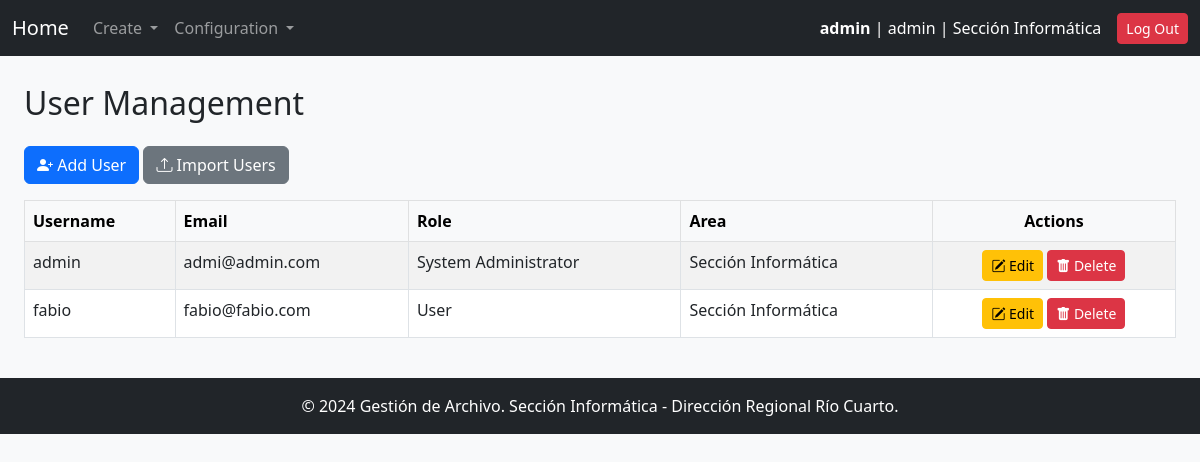
The app's page /users/ (signed in), older data.
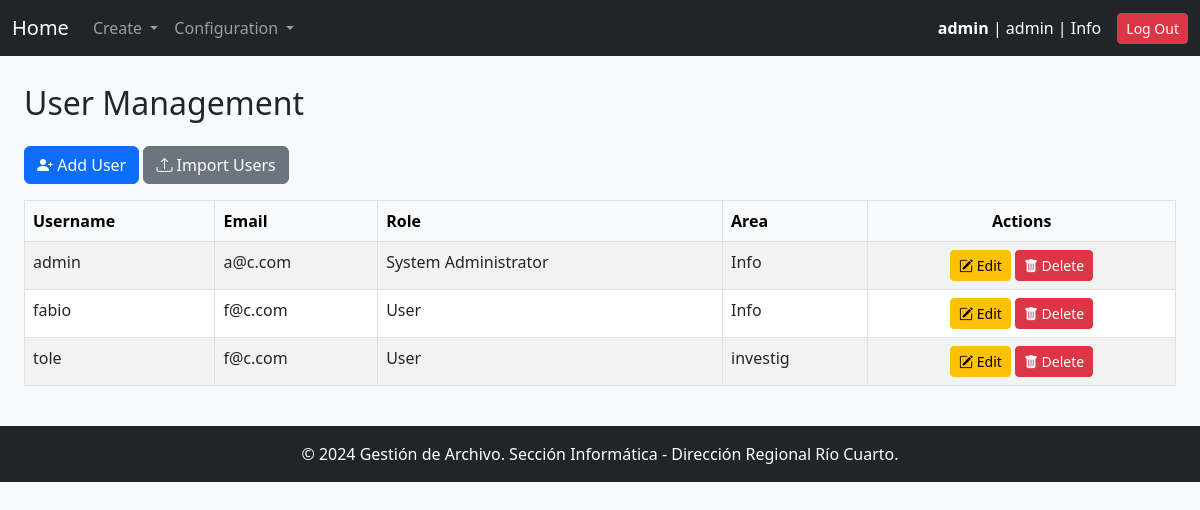
The same page, newer data.
### gestion_archivo_app/models.py (models this page shows, shortened)
class User(AbstractUser):
    ROLE_CHOICES = [
        ('user', 'User'),
        ('manager', 'Manager'),
        ('archive_responsible', 'Archive Responsible'),
        ('admin', 'System Administrator')
    ]
    role = models.CharField(max_length=20, choices=ROLE_CHOICES)
    area = models.ForeignKey('Area', on_delete=models.SET_NULL, null=True, blank=True)

class Area(models.Model):
    code = models.CharField(max_length=30, unique=True, verbose_name="Area Code")
    name = models.CharField(max_length=100, unique=True, verbose_name="Area Name")
    description = models.TextField(blank=True, null=True, verbose_name="Description")

### gestion_archivo_app/views.py (the view)
# urls.py: path("users/", user_list, name="user_list"),
@user_passes_test(is_admin)
def user_list(request):
    users = User.objects.all()
    return render(request, "user_list.html", {"users": users})

### gestion_archivo_app/context_processors.py (called while the page is built)
def system_config(request):
    try:
        pagination_limit = SystemConfigKeyValues.objects.get(key="pagination_limit").value
    except SystemConfigKeyValues.DoesNotExist:
        pagination_limit = 10  # default value
    return {"pagination_limit": pagination_limit}

### gestion_archivo_app/views.py (called while the page is built)
def is_admin(user):
    return user.role == 'admin'

### gestion_archivo_app/templates/user_list.html
{% extends "base.html" %}
{% block content %}
<div class="container-fluid mt-4">
    <h2 class="mb-4">User Management</h2>
    <div class="mb-3">
        <a href="{% url 'user_create' %}" class="btn btn-primary">
            <i class="bi bi-person-plus-fill"></i> Add User
        </a>
        <a href="{% url 'user_import' %}" class="btn btn-secondary">
            <i class="bi bi-upload"></i> Import Users
        </a>
    </div>
    <div class="table-responsive">
        <table class="table table-bordered table-striped">
            <thead class="table-light">
                <tr>
                    <th>Username</th>
                    <th>Email</th>
                    <th>Role</th>
                    <th>Area</th>
                    <th class="text-center">Actions</th>
                </tr>
            </thead>
            <tbody>
                {% for user in users %}
                    <tr>
                        <td>{{ user.username }}</td>
                        <td>{{ user.email }}</td>
                        <td>{{ user.get_role_display }}</td>
                        <td>
                            {% if user.area %}
                                {{ user.area.name }}
                            {% else %}
                                No Area
                            {% endif %}
                        </td>
                        <td class="text-center">
                            <a href="{% url 'user_update' user.id %}" class="btn btn-sm btn-warning">
                                <i class="bi bi-pencil-square"></i> Edit
                            </a>
                            <a href="{% url 'user_delete' user.id %}" class="btn btn-sm btn-danger">
                                <i class="bi bi-trash-fill"></i> Delete
                            </a>
                        </td>
                    </tr>
                {% empty %}
                    <tr>
                        <td colspan="5" class="text-center">No users available.</td>
                    </tr>
                {% endfor %}
            </tbody>
        </table>
    </div>
</div>
{% endblock %}

### gestion_archivo_app/templates/base.html (shortened to what this page needs)
<!DOCTYPE html>
<html lang="en">
<head>
    {% load static %}
    <link href="https://cdn.jsdelivr.net/npm/bootstrap@5.3.0/dist/css/bootstrap.min.css" rel="stylesheet">
    <link href="https://cdn.jsdelivr.net/npm/bootstrap-icons/font/bootstrap-icons.css" rel="stylesheet">
</head>
<body class="bg-light" a>
    <nav class="navbar navbar-expand-lg navbar-dark bg-dark">
        <div class="container-fluid">
            <a class="navbar-brand" href="{% url 'main' %}">Home</a>
            <div class="collapse navbar-collapse" id="navbarNav">
                <ul class="navbar-nav me-auto">
                    <li class="nav-item dropdown">
                        <a class="nav-link dropdown-toggle" href="#" id="createDropdown" role="button" data-bs-toggle="dropdown" aria-expanded="false">
                            Create
                        </a>
                    </li>
                {% if user.is_authenticated and user.role == 'admin' %}
                    <li class="nav-item dropdown">
                    <a class="nav-link dropdown-toggle" href="#" id="createDropdown" role="button" data-bs-toggle="dropdown" aria-expanded="false">
                       Configuration
                    </a>
                    </li>
                 {% endif %}
                </ul>
            </div>
                <div class="d-flex align-items-center">
                    {% if user.is_authenticated %}
                        <span class="text-white me-3">
                            <strong>{{ user.username }}</strong> | {{ user.role }} | {{ user.area.name }}
                        </span>
                        <a href="{% url 'logout' %}" class="btn btn-danger btn-sm">Log Out</a>
                    {% else %}
                        <a href="{% url 'login' %}" class="btn btn-success btn-sm">Log In</a>
                    {% endif %}
                </div>
            </div>
    </nav>
    <div class="container-fluid py-4" style='margin-top:-20px' >
        {% block content %}{% endblock %}
    </div>
    <footer class="bg-dark text-white text-center py-3 mt-auto">
        <p class="mb-0">&copy; 2024 Gestión de Archivo. Sección Informática - Dirección Regional Río Cuarto.</p>
    </footer>
</body>
</html>

Row changes from the older to the newer data that the page shows:
changed User "admin": area.name "Sección Informática" → "Info"; email "admi@admin.com" → "a@c.com"
changed User "fabio": email "fabio@fabio.com" → "f@c.com"; area.name "Sección Informática" → "Info"
added User: username "tole", email "f@c.com", role "User", area.name "investig"
